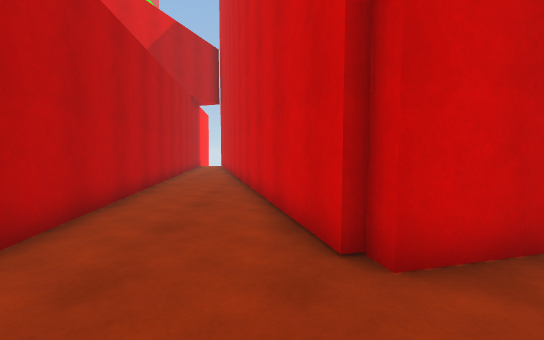
view 1 (above)

22 first-person views from a walk through a Unity game level. The camera is 1.3 m above the floor, tilts 4° down and sees 90° across. The floor is counted in squares, 1 m on a side. Each view is taken from the middle of a square. On the plan, view 1 faces up. The plan holds only what a view shows up to about 13 squares ahead; the rest is blank. The place goes on beyond the plan.

view 2
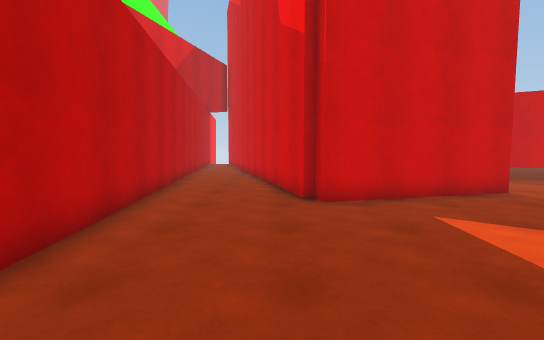

view 3
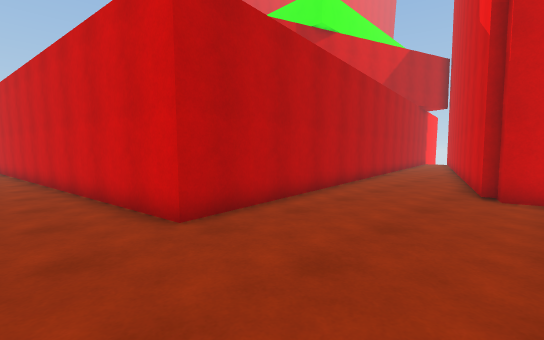

view 4
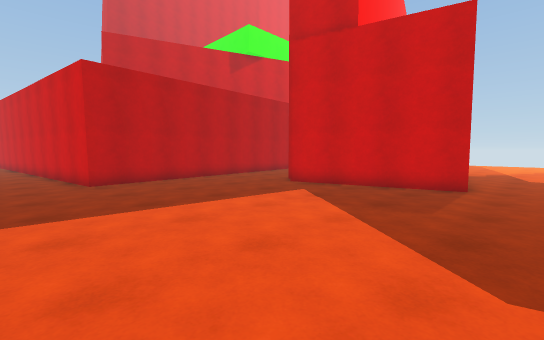

view 5
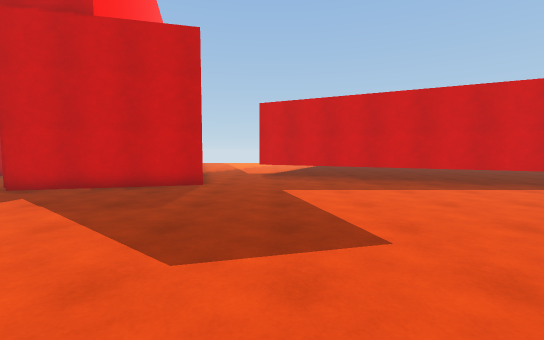

view 6
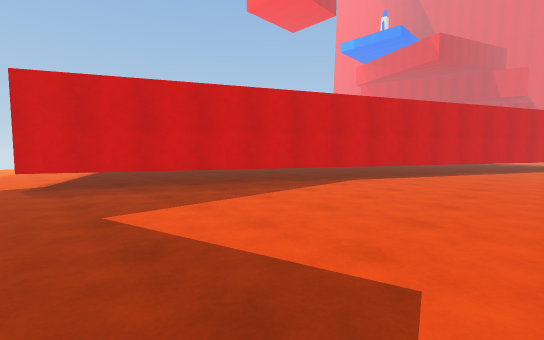

view 7
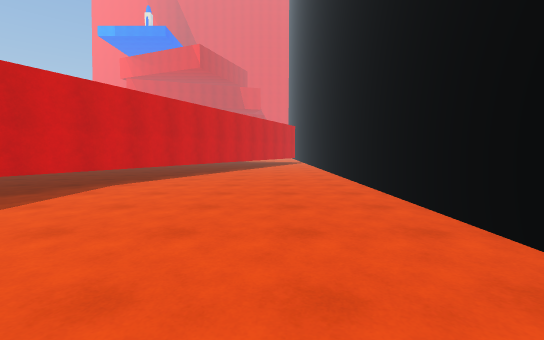

view 8
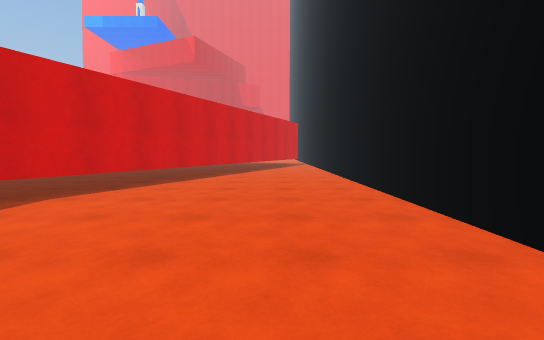

view 9
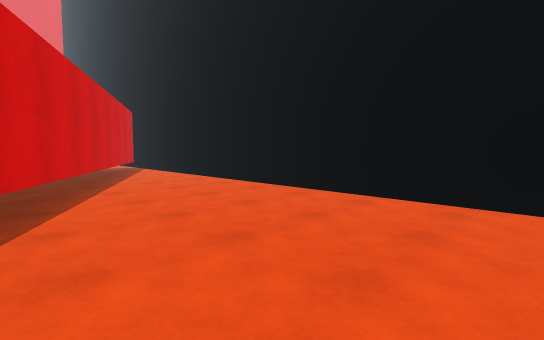

view 10
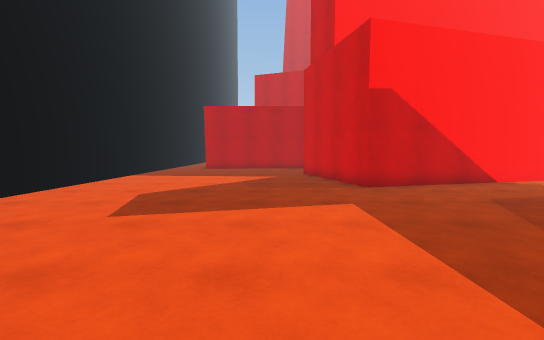

view 11
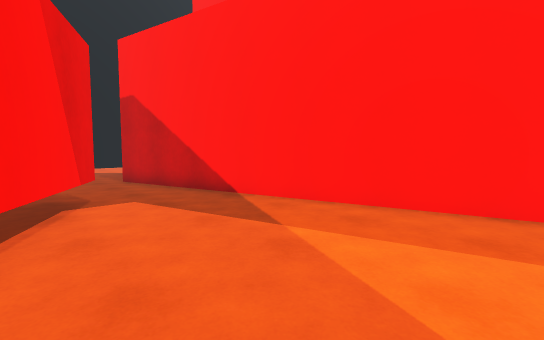

view 12
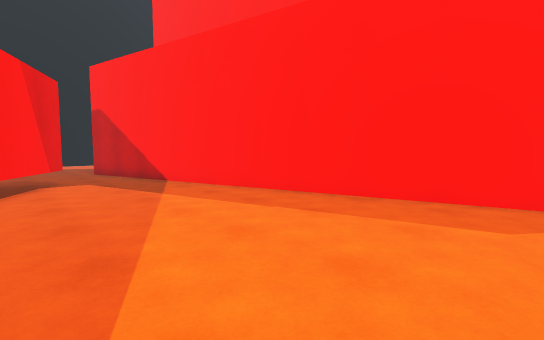

view 13
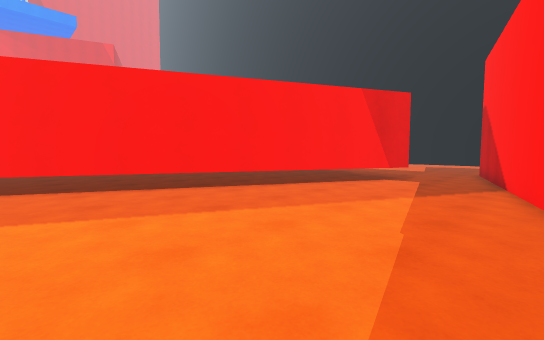

view 14
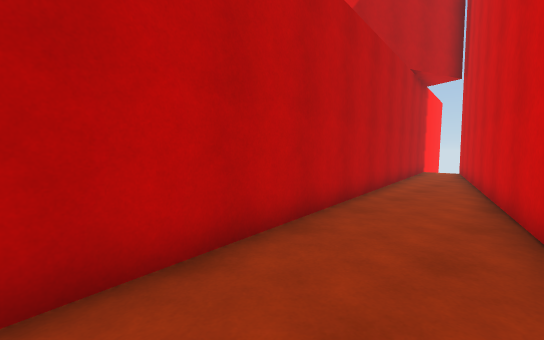

view 15
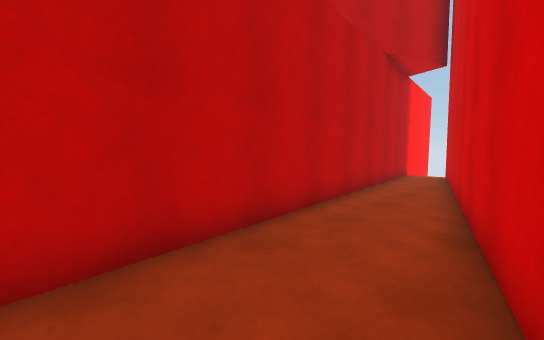

view 16
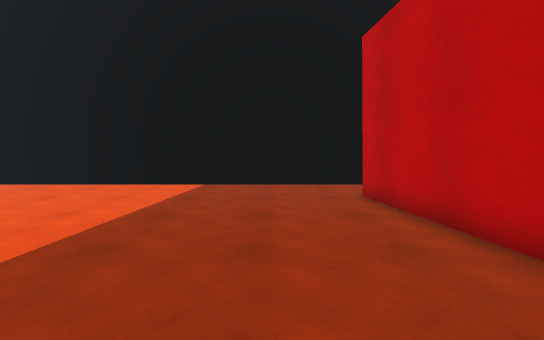

view 17
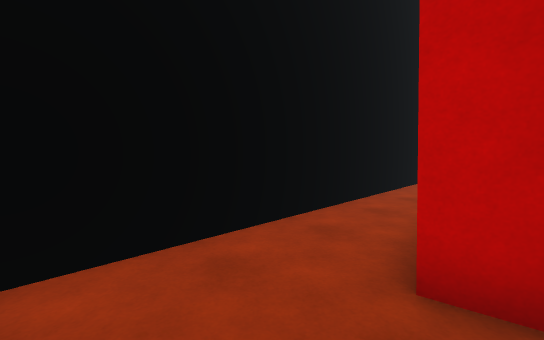

view 18
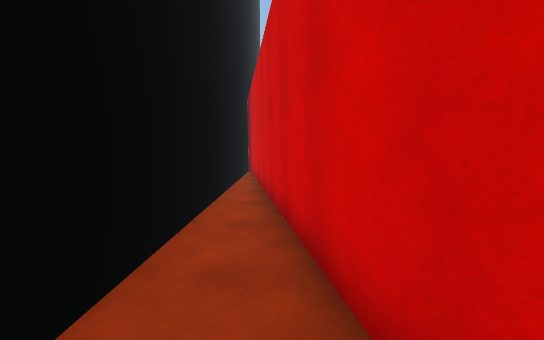

view 19
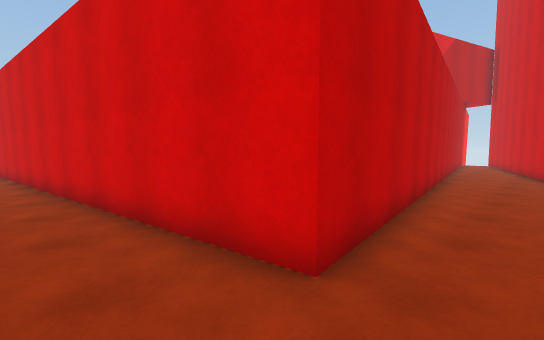

view 20
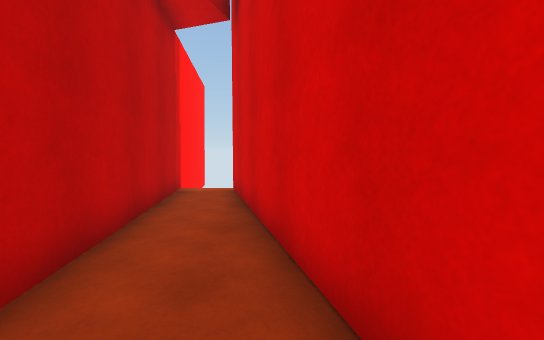

view 21
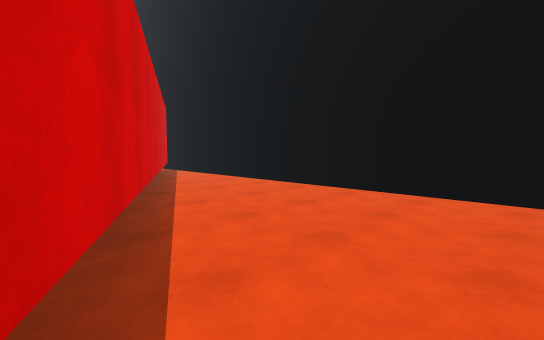

view 22
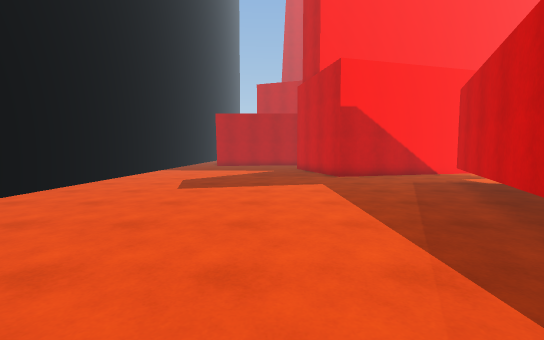

### Floor plan
Points are (right, up) in squares from view 1. A wall is a line through its corners. A room is listed if a view was taken in it or the views show most of it. See-through windows are left out.
Room 1 (views 1, 2, 3, 4, 5, 6, 7, 8, 9, 10, 14, 15, 16, 17, 18, 19, 20, 21, 22)
walls: (0.9, 3.2) (-2.9, 17.7); (5.7, 10.4) (7.3, 4.4) (1.3, 2.8) (1.2, 3.4); (31.6, -1.9) (9.3, 8.9) (10.5, 11.4); (-5.3, 16.4) (-2.6, -3.8) (-18.5, -5.9); (-17.9, -6.8) (31.5, -6.8)
ways out: opening at (8.5, 10.5) to room 2; opening at (-4, 17) to room 3
Room 2 (views 11, 12, 13)
walls: (10.5, 11.4) (15.7, 22.1); (2.7, 22.1) (5.7, 10.4)
ways out: opening at (8.5, 10.5) to room 1
Room 3 (no view inside)
walls: (-2.9, 17.7) (-4.2, 22.5); (-6.1, 22.5) (-5.3, 16.4)
ways out: opening at (-4, 17) to room 1

Positions as (right, up) in squares from view 1, and headings:
1: (0, 0), facing up
2: (0, -4), facing up
3: (2, -6), facing up-left
4: (9, -6), facing up-left
5: (10, -6), facing up
6: (9, -3), facing up-right
7: (10, -3), facing right
8: (13, -3), facing right
9: (19, 1), facing down-right
10: (17, 1), facing left
11: (11, 17), facing down-left
12: (11, 22), facing down-left
13: (5, 22), facing down-right
14: (-1, 5), facing up-left
15: (-1, 8), facing up-left
16: (0, 4), facing down
17: (0, -3), facing down-left
18: (-5, -5), facing left
19: (-1, -6), facing up-left
20: (-3, 14), facing up
21: (22, 2), facing down-right
22: (21, 1), facing left
